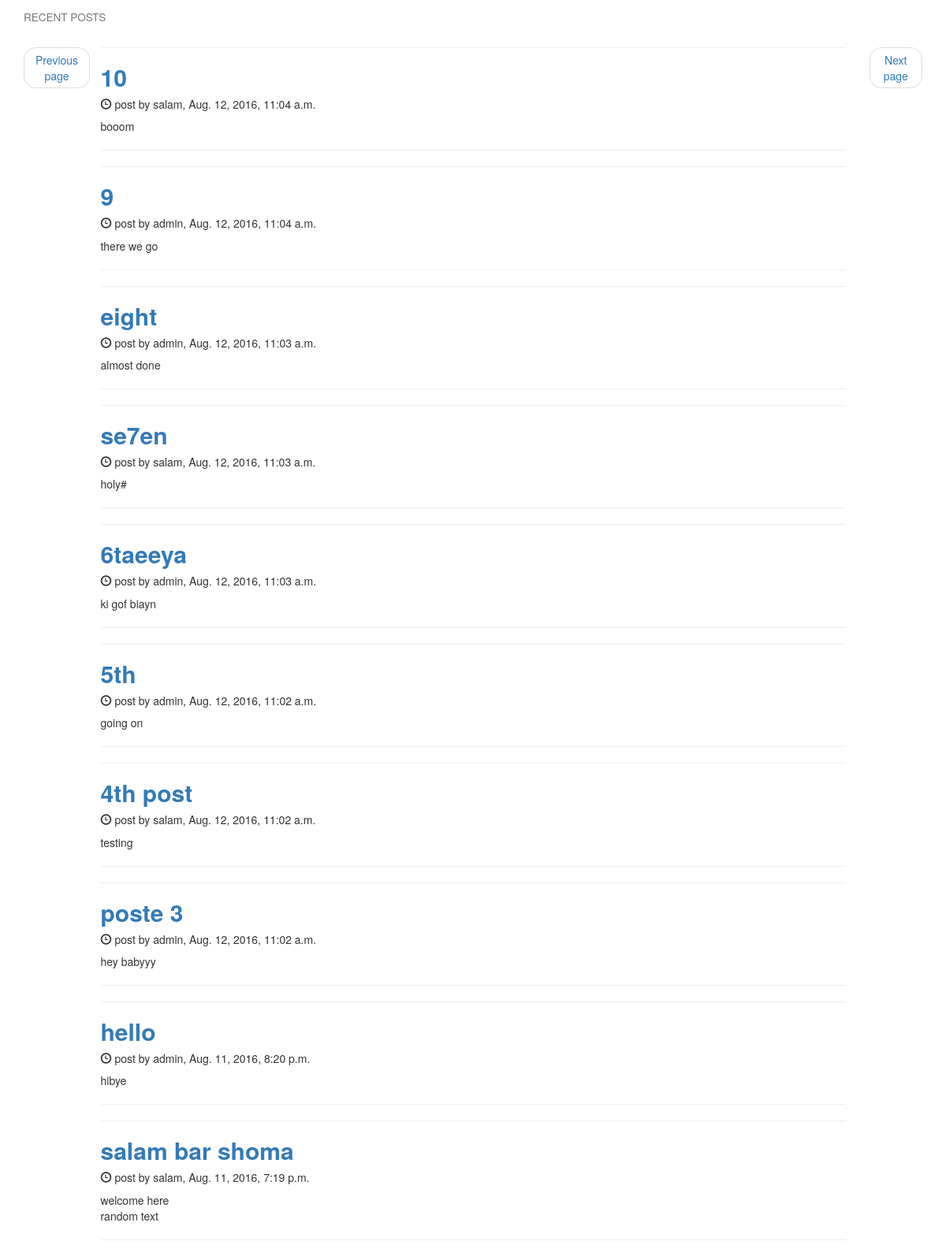
Screenshot of /blog/ with the database file from the repository.
### blog/models.py (models this page shows, shortened)
class Post(models.Model):
    author = models.ForeignKey(User)
    date = models.DateTimeField(default = timezone.now)
    title = models.CharField(max_length = 100)
    text = models.TextField()

### blog/views.py (the view)
# urls.py: url(r'$', blog.views.show_all_posts),
def show_all_posts(request):
    pg = 1;
    if request.method=='GET' and 'pg' in request.GET:
        pg = int(request.GET.get('pg'))
        print pg
    posts = Post.objects.filter(id__gt=(pg-1)*10,id__lte=pg*10).order_by('-date')
    if (len(posts)==0):
        return HttpResponse('Not Found 404')
    else:
        template = 'index.html'
        return render(request, template, {'prv':pg-1,'nxt':pg+1,'posts': posts})

### blog/templates/index.html (shortened to what this page needs)
<!DOCTYPE html>
<html lang="en">
<head>
    <link rel="stylesheet" href="http://maxcdn.bootstrapcdn.com/bootstrap/3.3.7/css/bootstrap.min.css">
</head>
<body>
<div class="container">
    <h4>
        <a href="/blog/">
            <small>RECENT POSTS</small>
        </a>
    </h4>
    <div class="row">
    <div class="col-sm-1 text-center">
        <ul class="pager">
        <li><a href="?pg={{ prv }}">Previous page</a></li>
    </ul>
    </div>
    <div class="col-sm-10">
    {% for post in posts %}
        <hr>
        <h2><strong><a href="/blog/post?pid={{ post.id }}">{{ post.title }}</a></strong></h2>
        <h5><span class="glyphicon glyphicon-time"></span> post by {{ post.author }}, {{ post.date }}</h5>
        <p>{{ post.text|linebreaksbr }}</p>
        <hr>
    {% endfor %}
    </div>
    <div class="col-sm-1 text-center">
        <ul class="pager">
        <li><a href="?pg={{ nxt }}">Next page</a></li>
    </ul>
    </div>
    </div>
</div>
</body>
</html>

### rows the page displays
Post: title "10", author "salam", date "Aug. 12, 2016, 11:04 a.m.", text "booom"
Post: title "9", author "admin", date "Aug. 12, 2016, 11:04 a.m.", text "there we go"
Post: title "eight", author "admin", date "Aug. 12, 2016, 11:03 a.m.", text "almost done"
Post: title "se7en", author "salam", date "Aug. 12, 2016, 11:03 a.m.", text "holy#"
Post: title "6taeeya", author "admin", date "Aug. 12, 2016, 11:03 a.m.", text "ki gof biayn"
Post: title "5th", author "admin", date "Aug. 12, 2016, 11:02 a.m.", text "going on"
Post: title "4th post", author "salam", date "Aug. 12, 2016, 11:02 a.m.", text "testing"
Post: title "poste 3", author "admin", date "Aug. 12, 2016, 11:02 a.m.", text "hey babyyy"
Post: title "hello", author "admin", date "Aug. 11, 2016, 8:20 p.m.", text "hibye"
Post: title "salam bar shoma", author "salam", date "Aug. 11, 2016, 7:19 p.m.", text "welcome here random text"
